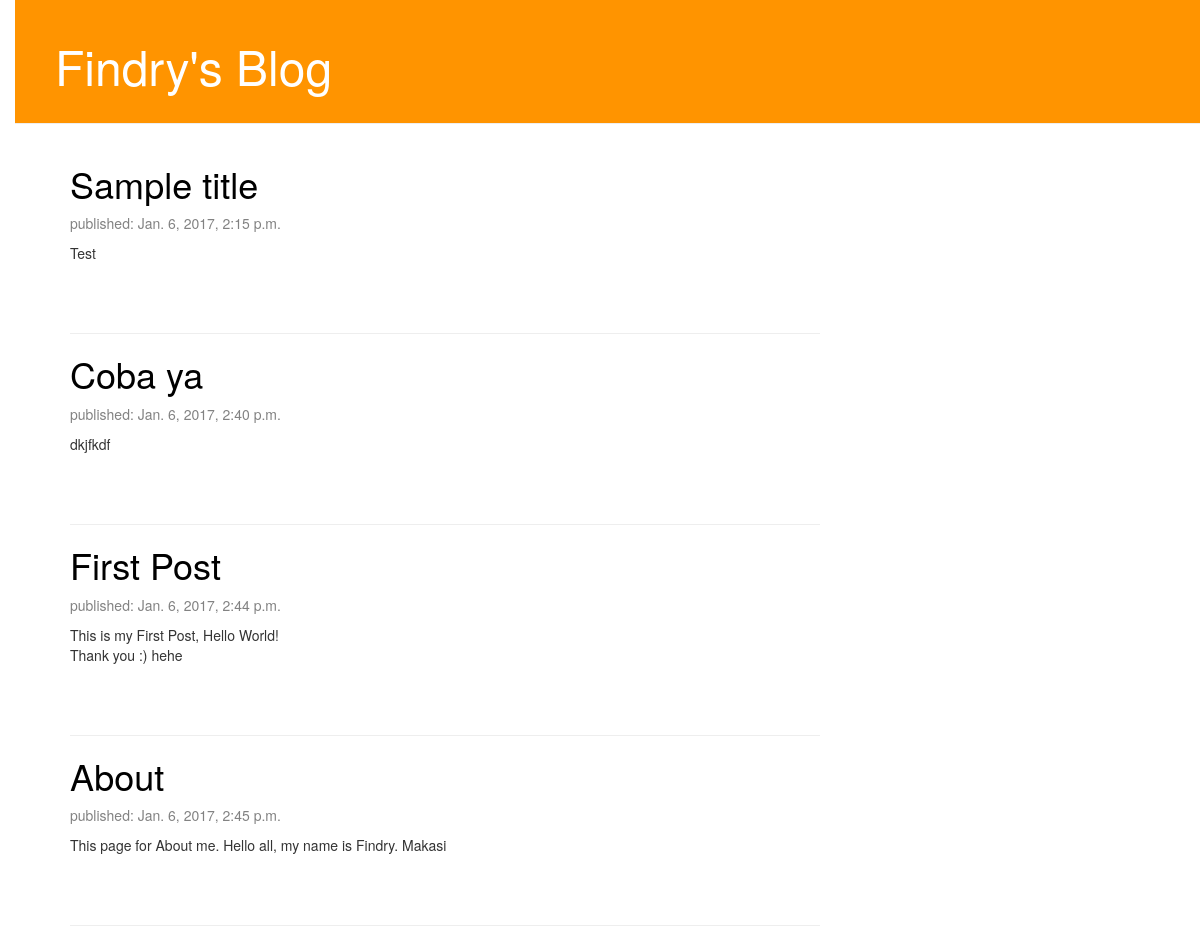
The page / on the database its author committed.
### blog/models.py (models this page shows, shortened)
class Post(models.Model):
    author = models.ForeignKey('auth.User')
    title = models.CharField(max_length=200)
    text = models.TextField()
    created_date = models.DateTimeField(
            default=timezone.now)
    published_date = models.DateTimeField(
            blank=True, null=True)

### blog/views.py (the view)
# urls.py: url(r'^$', views.post_list, name='post_list'),
def post_list(request):
    posts = Post.objects.filter(published_date__lte=timezone.now()).order_by('published_date')
    return render(request, 'blog/post_list.html', {'posts': posts})

### blog/templates/blog/post_list.html
{% extends 'blog/base.html' %}
{% block content %}
					{% for post in posts %}
						<div class="post">
							<h1><a href="{% url 'post_detail' pk=post.pk %}">{{ post.title }}</a></h1>
							<div class="date">
								<p>published: {{ post.published_date }}</p>
							</div>
							<p>{{ post.text|linebreaksbr }}</p>
						</div>
						<hr/>
					{% endfor %}
{% endblock %}

### blog/templates/blog/base.html (shortened to what this page needs)
{% load staticfiles %}
<html>
    <head>
        <link rel="stylesheet" href="//maxcdn.bootstrapcdn.com/bootstrap/3.2.0/css/bootstrap.min.css">
        <link rel="stylesheet" href="//maxcdn.bootstrapcdn.com/bootstrap/3.2.0/css/bootstrap-theme.min.css">
        <link rel="stylesheet" href="{% static 'css/blog.css' %}">
    </head>
    <body>
        <div class="page-header">
			<h1><a href="/">Findry's Blog</a></h1>
		</div>
        <div class="content container">
			<div class="row">
				<div class="col-md-8">
					{% block content %}
					{% endblock %}
				</div>
			</div>
		</div>
    </body>
</html>

### blog/static/css/blog.css (style rules this page uses)
h1 a { color: #FCA205; }
body { padding-left: 15px; }
.page-header { background-color: #ff9400; margin-top: 0; padding: 20px 20px 20px 40px; }
.page-header h1, .page-header h1 a, .page-header h1 a:visited, .page-header h1 a:active { color: #ffffff; font-size: 36pt; text-decoration: none; }
.content { margin-left: 40px; }
.date { color: #828282; }
.post { margin-bottom: 70px; }
.post h1 a, .post h1 a:visited { color: #000000; }

### rows shown on the page
Post: title "Sample title", published_date "Jan. 6, 2017, 2:15 p.m.", text "Test"
Post: title "Coba ya", published_date "Jan. 6, 2017, 2:40 p.m.", text "dkjfkdf"
Post: title "First Post", published_date "Jan. 6, 2017, 2:44 p.m.", text "This is my First Post, Hello World! Thank you :) hehe"
Post: title "About", published_date "Jan. 6, 2017, 2:45 p.m.", text "This page for About me. Hello all, my name is Findry. Makasi"
